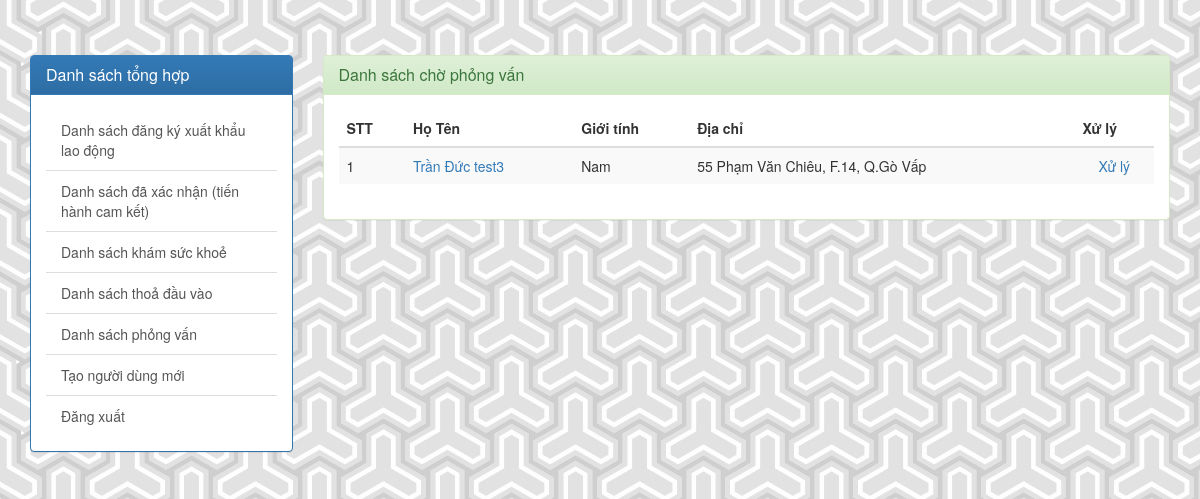
Screenshot of /list_phongvan.php (signed in) with the database file from the repository.
### tables this page shows
CREATE TABLE IF NOT EXISTS `hoso` (
  `id_hoso` int(11) NOT NULL AUTO_INCREMENT,
  `id_tns` int(11) NOT NULL,
  `hs_hoanthanhcoc` int(11) NOT NULL DEFAULT '0',
  `hs_1tuanhoc` int(11) NOT NULL DEFAULT '0',
  `id_donhang` int(11) DEFAULT '0',
  `hs_ketquaphongvan` int(11) DEFAULT '0',
  `hs_solanrot` int(11) NOT NULL DEFAULT '0',
  PRIMARY KEY (`id_hoso`),
  KEY `id_tns` (`id_tns`),
  KEY `id_donhang` (`id_donhang`)
);

CREATE TABLE IF NOT EXISTS `tunghiepsinh` (
  `id_tns` int(11) NOT NULL AUTO_INCREMENT,
  `tns_hoten` varchar(255) NOT NULL,
  `tns_ngaysinh` int(11) NOT NULL,
  `tns_gioitinh` int(11) NOT NULL DEFAULT '0',
  `tns_cmnd` varchar(255) NOT NULL,
  `tns_email` varchar(255) NOT NULL,
  `tns_sodt` varchar(255) NOT NULL,
  `tns_diachi` varchar(255) NOT NULL,
  `tns_id_quocgia` int(11) NOT NULL,
  PRIMARY KEY (`id_tns`),
  UNIQUE KEY `tns_cmnd` (`tns_cmnd`),
  KEY `tns_id_quocgia` (`tns_id_quocgia`)
);

### db_connect.php (called while the page is built, shortened)
<?php
	function connect_db_mysql() {
		$mysqli = new mysqli("localhost", "root", "", "hqt-csdl");
		mysqli_set_charset($mysqli, "utf8");
		return $mysqli;
	}
	function db_query_load_data($query = '') {
		if(!empty($query)) {
			$con = connect_db_mysql();
			$result = mysqli_query($con, $query);
			if($result) {
				$rows = mysqli_fetch_all($result);
				return $rows;
			}
		}
		return '';
	}
?>

### list_phongvan.php (the view, shortened to what this page needs)
<!DOCTYPE html>
<?php
	include_once 'db_connect.php';
?>
<?php if(isset($_SESSION['user_info'][1]) && filter_var($_SESSION['user_info'][1], FILTER_VALIDATE_EMAIL)) : ?>
<?php
	$data_tsn = db_query_load_data("select tunghiepsinh.*, hoso.id_hoso from tunghiepsinh, hoso where tunghiepsinh.id_tns = hoso.id_tns AND hoso.hs_hoanthanhcoc=1 AND hoso.hs_1tuanhoc=1 AND hoso.hs_solanrot<=7 AND hoso.hs_ketquaphongvan<>1;");
?>
	<html>
		<head>
			<?php include 'load_css.php'; ?>
		</head>
		<body>
			<div class = "example">
				<div class="container">
					<div class="row">
						<div class="col-xs-3">
							<?php include 'menu_left.php'; ?>
						</div>
						<div class="col-xs-9">
							<div class="panel panel-success">
								<div class="panel-heading">
									<h3 class="panel-title">Danh sách chờ phỏng vấn</h3>
								</div>
								<div class="panel-body">
									<table class="table table-striped">
										<thead>
											<tr>
												<th>STT</th>
												<th>Họ Tên</th>
												<th>Giới tính</th>
												<th>Địa chỉ</th>
												<th>Xử lý</th>
											</tr>
										</thead>
										<tbody>
											<?php foreach($data_tsn as $key => $tns) :  ?>
											<?php
												$gioitinh = ($tns[3] == 1) ? "Nam" : (($tns[3] == 2) ? "Nữ" : "Không xác định");
											?>
												<tr>
													<td><?php print $key+1 ; ?></td>
													<td><a href="#"><?php print $tns[1] ; ?></a></td>
													<td><?php print $gioitinh ; ?></td>
													<td><?php print $tns[7] ; ?></td>
													<td class="text-center"><a href="capnhatphongvan_form9.php?idhs=<?php print $tns[9]; ?>">Xử lý</a></td>
												</tr>
											<?php endforeach; ?>
										</tbody>
									</table>
								</div>
							</div>
						</div>
					</div>
				</div>
			</div>
		</body>
	</html>
<?php else : ?>
	<?php header('Location: ' . base_path('login.php')); ?>
<?php endif ; ?>

### css/custom.css (style rules this page uses)
body { min-height: 1000px; padding-top: 50px; }
.example { margin: 5px; }

### rows the page displays
hoso: id_tns.tns_hoten "Trần Đức test3", id_tns.tns_gioitinh "Nam", id_tns.tns_diachi "55 Phạm Văn Chiêu, F.14, Q.Gò Vấp"
